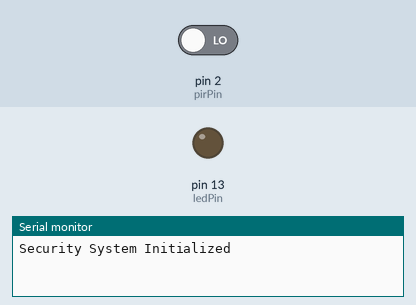
Recording of a sketch running on a simulated Arduino Uno, built with avr-gcc and run on an emulated ATmega328P. On the bench: output pins drawn as LEDs (lit = HIGH), the last lines printed to the serial monitor. The inputs (shaded band) are chosen by the test bench; at power-on: pin 2 (pirPin) LOW.

Above: at 1.8 s.
1.9 s: pin 2 (pirPin) driven HIGH
At 3.2 s:
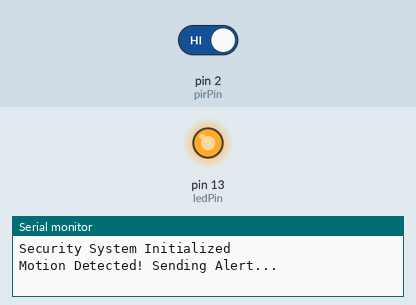
3.5 s: pin 2 (pirPin) driven LOW
At 4.5 s:
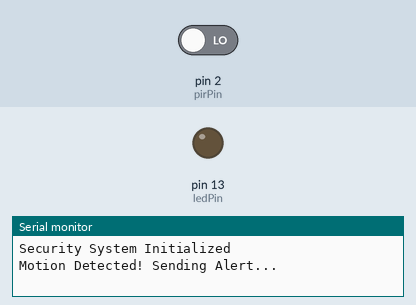
Timing chart, 0 to 6.5 s (numbered marks = the images above; inputs shaded):
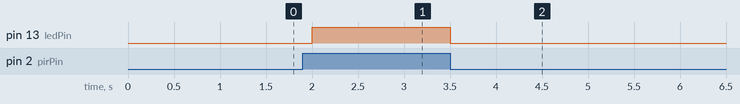

The sketch:

code.ino
```cpp
int pirPin = 2;         // PIR sensor OUT pin
int ledPin = 13;        // LED pin

void setup() {
  pinMode(pirPin, INPUT);
  pinMode(ledPin, OUTPUT);
  Serial.begin(9600);
  Serial.println("Security System Initialized");
}

void loop() {
  int motionState = digitalRead(pirPin);

  if (motionState == HIGH) {
    digitalWrite(ledPin, HIGH);
    Serial.println("Motion Detected! Sending Alert...");
    delay(1000);  // Simulate delay for alert
  } else {
    digitalWrite(ledPin, LOW);
  }

  delay(500);
}
```

Measured:
- after the input at 1.9 s, pin 13 (ledPin): LOW → HIGH after 0.10 s
- after the input at 3.5 s, pin 13 (ledPin): HIGH → LOW at once
